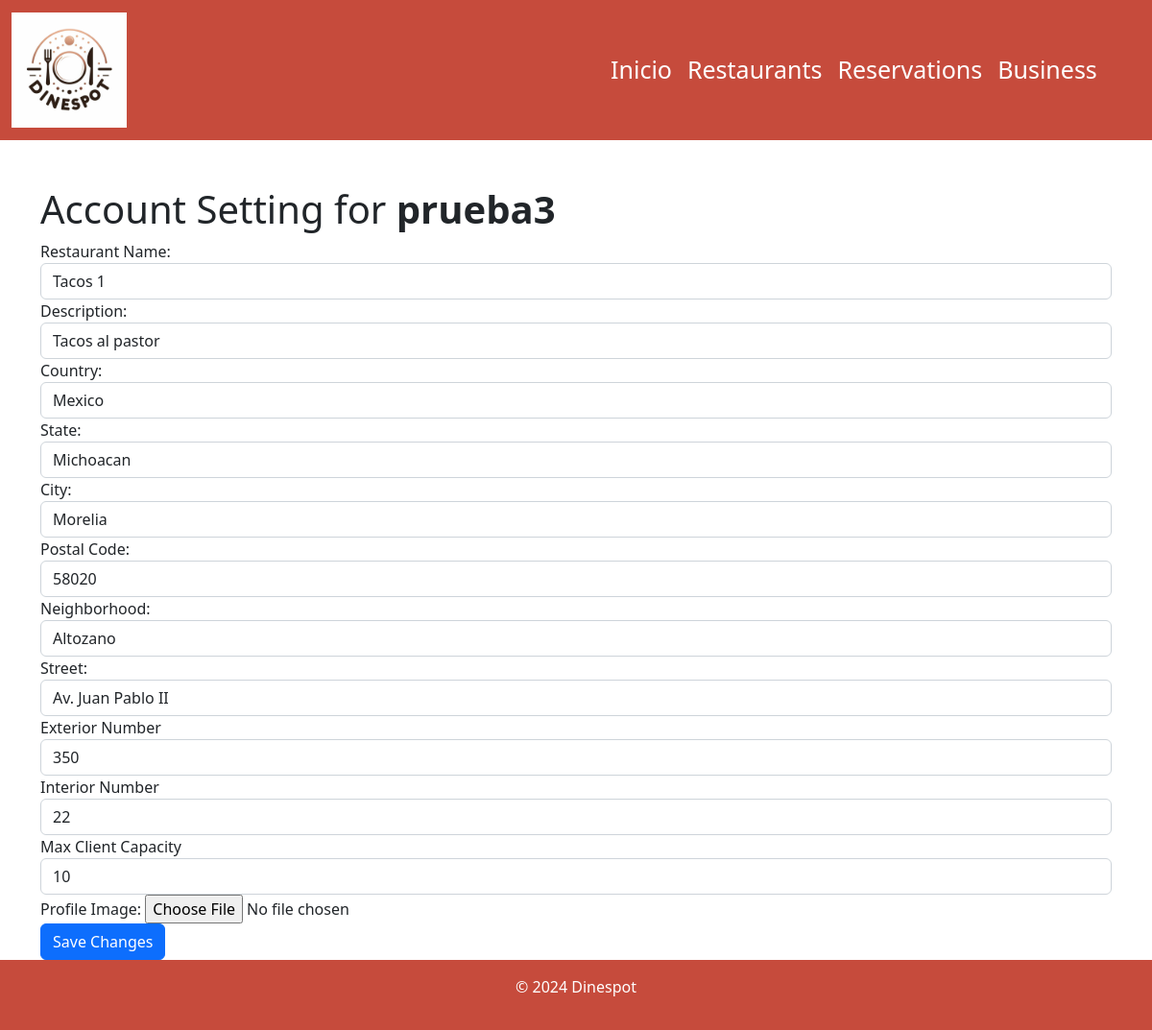
Page /settingsRestaurant (signed in) on the committed database.
### dinespotapp/models.py (models this page shows, shortened)
class Restaurant(models.Model):
    user = models.ForeignKey(User, on_delete=models.CASCADE, default=None)
    rest_id = models.AutoField(primary_key=True)
    name = models.CharField(max_length=100, null=True, blank=True)
    description = models.CharField(max_length=100, null=True, blank=True)
    profileimg = models.ImageField(upload_to='profile_images', default='blank-profile-picture.png')
    country = models.CharField(max_length=60, default='')
    state = models.CharField(max_length=80, default='')
    city = models.CharField(max_length=21, default='')
    p_code = models.CharField(max_length=10, default='')
    colony = models.CharField(max_length=100, default='')
    street = models.CharField(max_length=100, default='')
    num_ext = models.SmallIntegerField(default=0)
    num_int = models.SmallIntegerField(null=True, blank=True)
    max_cap = models.SmallIntegerField(default=0)

### dinespotapp/views.py (the view, shortened to what this page needs)
# urls.py: path('settingsRestaurant', views.settingsRestaurant, name='settingsRestaurant'),
@login_required(login_url='signinRestaurant')
def settingsRestaurant(request):
    restaurant_profile = Restaurant.objects.get(user=request.user)
    return render(request, 'settingsRestaurant.html', {'restaurant_profile': restaurant_profile})

### dinespotapp/templates/settingsRestaurant.html (shortened to what this page needs)
{% extends 'base.html' %}
{% load static %}
{% block content %}
    <div class="container mt-5">
        <h1 class="text-2xl leading-none text-gray-900 tracking-tight mt-3">Account Setting for <b>{{ restaurant_profile.user.username }}</b></h1>
        <form method="POST" enctype="multipart/form-data">
            <div class="form-group">
                <label for="name">Restaurant Name:</label>
                <input type="text" id="name" name="name" value="{{ restaurant_profile.name }}" class="form-control">
            </div>
            <div class="form-group">
                <label for="description">Description:</label>
                <input type="text" id="description" name="description" value="{{ restaurant_profile.description }}" class="form-control">
            </div>
            <div class="form-group">
                <label for="country">Country:</label>
                <input type="text" id="country" name="country" value="{{ restaurant_profile.country }}" class="form-control">
            </div>
            <div class="form-group">
                <label for="state">State:</label>
                <input type="text" id="state" name="state" value="{{ restaurant_profile.state }}" class="form-control">
            </div>
            <div class="form-group">
                <label for="city">City:</label>
                <input type="text" id="city" name="city" value="{{ restaurant_profile.city }}" class="form-control">
            </div>
            <div class="form-group">
                <label for="p_code">Postal Code:</label>
                <input type="text" id="p_code" name="p_code" value="{{ restaurant_profile.p_code }}" class="form-control">
            </div>
            <div class="form-group">
                <label for="colony">Neighborhood:</label>
                <input type="text" id="colony" name="colony" value="{{ restaurant_profile.colony }}" class="form-control">
            </div>
            <div class="form-group">
                <label for="street">Street:</label>
                <input type="text" id="street" name="street" value="{{ restaurant_profile.street }}" class="form-control">
            </div>
            <div class="form-group">
                <label for="num_ext">Exterior Number</label>
                <input type="number" id="num_ext" name="num_ext" value="{{ restaurant_profile.num_ext}}" class="form-control">
            </div>
            <div class="form-group">
                <label for="num_int">Interior Number</label>
                <input type="number" id="num_int" name="num_int" value="{{ restaurant_profile.num_int}}" class="form-control">
            </div>
            <div class="form-group">
                <label for="max_cap">Max Client Capacity</label>
                <input type="number" id="max_cap" name="max_cap" value="{{ restaurant_profile.max_cap}}" class="form-control">
            </div>
            <div class="form-group">
                <label for="profileimg">Profile Image:</label>
                <input type="file" id="profileimg" name="profileimg" accept="image/*" class="form-control-file">
            </div>
            <button type="submit" class="btn btn-primary">Save Changes</button>
        </form>
    </div>
{% endblock %}

### rows in the picture
Restaurant: user.username "prueba3", name "Tacos 1", description "Tacos al pastor", country "Mexico", state "Michoacan", city "Morelia", p_code "58020", colony "Altozano", street "Av. Juan Pablo II", num_ext "350", num_int "22", max_cap "10"
